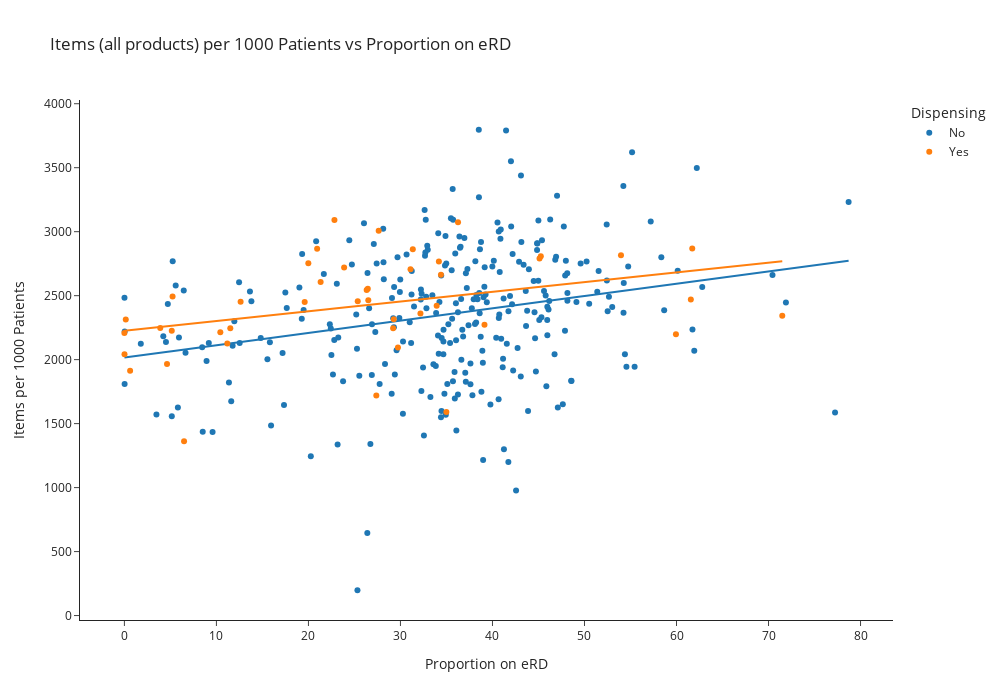

Notebook code cell kept with this figure:
### Code cell
# Scatter plot: Items vs Proportion eRD
fig = px.scatter(
    merged_df,
    x="Proportion eRD",
    y="Items per 1000 Patients",
    color="Dispensing",
    hover_data=["Practice Code", "Items", "List Size"],
    labels={
        "Proportion eRD": "Proportion on eRD",
        "Items per 1000 Patients": "Items per 1000 Patients"
    },
    title="Items (all products) per 1000 Patients vs Proportion on eRD",
    trendline="ols", 
)

# Set figure size to square (e.g., 700x700)
fig.update_layout(
    width=1000,
    height=700
)

fig.show()

### Figure 1 — Plotly figure (JSON) as saved in the notebook; plotly's stock layout.template omitted (floating-point values rounded to 4 significant figures; data arrays with more than 128 entries replaced by an {"elided": "..."} marker saying what was removed)
{"data": [{"customdata": {"elided": "290x3 mixed values"}, "hovertemplate": "Dispensing=No<br>Proportion on eRD=%{x}<br>Items per 1000 Patients=%{y}<br>Practice Code=%{customdata[0]}<br>Items=%{customdata[1]}<br>List Size=%{customdata[2]}<extra></extra>", "legendgroup": "No", "marker": {"color": "#1F77B4", "symbol": "circle"}, "mode": "markers", "name": "No", "orientation": "v", "showlegend": true, "type": "scatter", "x": {"elided": "290 float values"}, "xaxis": "x", "y": {"elided": "290 float values"}, "yaxis": "y"}, {"hovertemplate": "<b>OLS trendline</b><br>Items per 1000 Patients = 9.61634 * Proportion eRD + 2016.26<br>R<sup>2</sup>=0.065147<br><br>Dispensing=No<br>Proportion on eRD=%{x}<br>Items per 1000 Patients=%{y} <b>(trend)</b><extra></extra>", "legendgroup": "No", "marker": {"color": "#1F77B4", "symbol": "circle"}, "mode": "lines", "name": "No", "showlegend": false, "type": "scatter", "x": {"elided": "290 float values"}, "xaxis": "x", "y": {"elided": "290 float values"}, "yaxis": "y"}, {"customdata": {"elided": "44x3 mixed values"}, "hovertemplate": "Dispensing=Yes<br>Proportion on eRD=%{x}<br>Items per 1000 Patients=%{y}<br>Practice Code=%{customdata[0]}<br>Items=%{customdata[1]}<br>List Size=%{customdata[2]}<extra></extra>", "legendgroup": "Yes", "marker": {"color": "#FF7F0E", "symbol": "circle"}, "mode": "markers", "name": "Yes", "orientation": "v", "showlegend": true, "type": "scatter", "x": [19.59, 26.45, 45.25, 19.99, 29.21, 25.36, 31.09, 59.94, 29.27, 61.56, 33.94, 39.13, 26.33, 0.01065, 5.233, 3.896, 71.49, 0.1484, 6.484, 0.6211, 4.632, 34.99, 29.73, 11.18, 27.38, 12.63, 5.147, 11.51, 61.71, 10.43, 53.97, 23.88, 34.17, 31.34, 22.83, 26.51, 20.94, 34.4, 32.17, 45.11, 0, 36.26, 27.63, 21.32], "xaxis": "x", "y": [2450.0, 2554.0, 2808.0, 2753.0, 2246.0, 2457.0, 2706.0, 2198.0, 2315.0, 2470.0, 2420.0, 2272.0, 2544.0, 2043.0, 2493.0, 2248.0, 2342.0, 2313.0, 1362.0, 1913.0, 1967.0, 1590.0, 2096.0, 2127.0, 1720.0, 2453.0, 2226.0, 2244.0, 2869.0, 2215.0, 2817.0, 2719.0, 2766.0, 2862.0, 3091.0, 2463.0, 2867.0, 2664.0, 2361.0, 2791.0, 2208.0, 3074.0, 3007.0, 2607.0], "yaxis": "y"}, {"hovertemplate": "<b>OLS trendline</b><br>Items per 1000 Patients = 7.60986 * Proportion eRD + 2225.52<br>R<sup>2</sup>=0.128616<br><br>Dispensing=Yes<br>Proportion on eRD=%{x}<br>Items per 1000 Patients=%{y} <b>(trend)</b><extra></extra>", "legendgroup": "Yes", "marker": {"color": "#FF7F0E", "symbol": "circle"}, "mode": "lines", "name": "Yes", "showlegend": false, "type": "scatter", "x": [0, 0.01065, 0.1484, 0.6211, 3.896, 4.632, 5.147, 5.233, 6.484, 10.43, 11.18, 11.51, 12.63, 19.59, 19.99, 20.94, 21.32, 22.83, 23.88, 25.36, 26.33, 26.45, 26.51, 27.38, 27.63, 29.21, 29.27, 29.73, 31.09, 31.34, 32.17, 33.94, 34.17, 34.4, 34.99, 36.26, 39.13, 45.11, 45.25, 53.97, 59.94, 61.56, 61.71, 71.49], "xaxis": "x", "y": [2226.0, 2226.0, 2227.0, 2230.0, 2255.0, 2261.0, 2265.0, 2265.0, 2275.0, 2305.0, 2311.0, 2313.0, 2322.0, 2375.0, 2378.0, 2385.0, 2388.0, 2399.0, 2407.0, 2418.0, 2426.0, 2427.0, 2427.0, 2434.0, 2436.0, 2448.0, 2448.0, 2452.0, 2462.0, 2464.0, 2470.0, 2484.0, 2486.0, 2487.0, 2492.0, 2501.0, 2523.0, 2569.0, 2570.0, 2636.0, 2682.0, 2694.0, 2695.0, 2770.0], "yaxis": "y"}], "layout": {"height": 700, "legend": {"title": {"text": "Dispensing"}, "tracegroupgap": 0}, "title": {"text": "Items (all products) per 1000 Patients vs Proportion on eRD"}, "width": 1000, "xaxis": {"anchor": "y", "domain": [0, 1], "title": {"text": "Proportion on eRD"}}, "yaxis": {"anchor": "x", "domain": [0, 1], "title": {"text": "Items per 1000 Patients"}}}}
